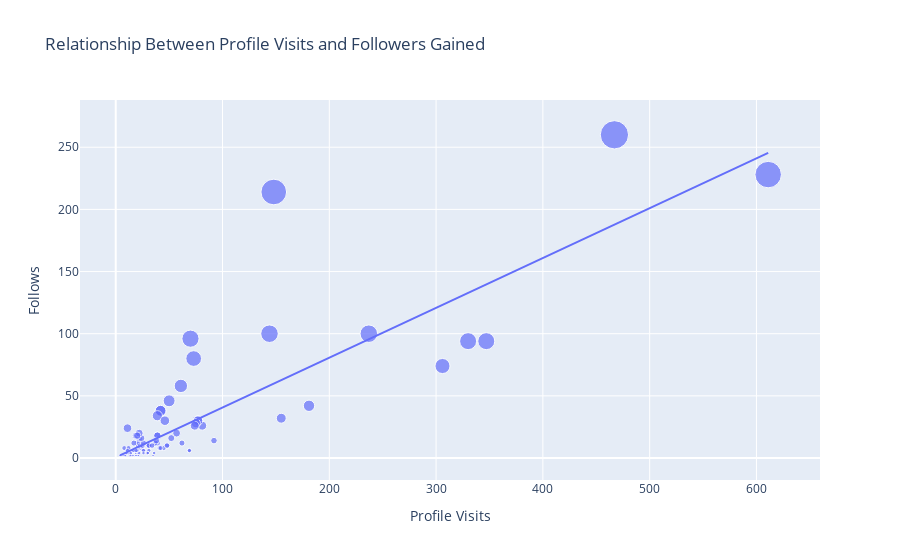

The code cell stored with this chart in its notebook:
### Code cell
#Let’s have a look at the relationship between the total profile visits and the number of followers gained from all profile visits
figure = px.scatter(data_frame = df, x="Profile Visits",
                    y="Follows", size="Follows", trendline="ols", 
                    title = "Relationship Between Profile Visits and Followers Gained")
figure.show()

### Figure 1 — Plotly figure (JSON) as saved in the notebook; plotly's stock layout.template omitted (floating-point values rounded to 4 significant figures)
{"data": [{"hovertemplate": "Profile Visits=%{x}<br>Follows=%{marker.size}<extra></extra>", "legendgroup": "", "marker": {"color": "#636efa", "size": [2, 10, 12, 8, 0, 2, 0, 6, 4, 6, 4, 0, 2, 4, 42, 6, 2, 2, 30, 0, 0, 24, 100, 2, 4, 6, 6, 6, 2, 2, 20, 2, 4, 8, 26, 2, 2, 4, 0, 2, 94, 8, 18, 10, 4, 4, 4, 4, 18, 38, 10, 12, 4, 4, 74, 0, 6, 6, 0, 6, 12, 10, 8, 8, 46, 12, 10, 94, 6, 10, 6, 4, 12, 16, 12, 8, 32, 8, 16, 6, 10, 10, 6, 2, 2, 30, 0, 4, 4, 18, 38, 10, 2, 4, 6, 6, 6, 2, 2, 14, 8, 14, 28, 18, 12, 34, 26, 260, 16, 96, 20, 30, 58, 100, 80, 18, 10, 214, 228], "sizemode": "area", "sizeref": 0.65, "symbol": "circle"}, "mode": "markers", "name": "", "orientation": "v", "showlegend": false, "type": "scatter", "x": [35, 48, 62, 23, 8, 9, 26, 12, 36, 31, 29, 15, 8, 20, 181, 17, 16, 21, 77, 10, 9, 11, 144, 14, 10, 19, 69, 11, 19, 9, 57, 13, 11, 24, 81, 4, 7, 14, 18, 8, 330, 21, 19, 32, 19, 21, 14, 30, 39, 42, 31, 20, 12, 22, 306, 13, 26, 16, 15, 15, 39, 21, 8, 45, 50, 37, 25, 347, 26, 48, 16, 26, 17, 52, 22, 41, 155, 12, 22, 20, 23, 25, 17, 16, 21, 77, 10, 14, 30, 39, 42, 31, 14, 10, 19, 69, 11, 19, 9, 38, 42, 92, 75, 21, 26, 39, 74, 467, 24, 70, 22, 46, 61, 237, 73, 20, 34, 148, 611], "xaxis": "x", "y": [2, 10, 12, 8, 0, 2, 0, 6, 4, 6, 4, 0, 2, 4, 42, 6, 2, 2, 30, 0, 0, 24, 100, 2, 4, 6, 6, 6, 2, 2, 20, 2, 4, 8, 26, 2, 2, 4, 0, 2, 94, 8, 18, 10, 4, 4, 4, 4, 18, 38, 10, 12, 4, 4, 74, 0, 6, 6, 0, 6, 12, 10, 8, 8, 46, 12, 10, 94, 6, 10, 6, 4, 12, 16, 12, 8, 32, 8, 16, 6, 10, 10, 6, 2, 2, 30, 0, 4, 4, 18, 38, 10, 2, 4, 6, 6, 6, 2, 2, 14, 8, 14, 28, 18, 12, 34, 26, 260, 16, 96, 20, 30, 58, 100, 80, 18, 10, 214, 228], "yaxis": "y"}, {"hovertemplate": "<b>OLS trendline</b><br>Follows = 0.400884 * Profile Visits + 0.46283<br>R<sup>2</sup>=0.727868<br><br>Profile Visits=%{x}<br>Follows=%{y} <b>(trend)</b><extra></extra>", "legendgroup": "", "marker": {"color": "#636efa", "symbol": "circle"}, "mode": "lines", "name": "", "showlegend": false, "type": "scatter", "x": [4, 7, 8, 8, 8, 8, 9, 9, 9, 9, 10, 10, 10, 10, 11, 11, 11, 11, 12, 12, 12, 13, 13, 14, 14, 14, 14, 14, 15, 15, 15, 16, 16, 16, 16, 17, 17, 17, 18, 19, 19, 19, 19, 19, 19, 20, 20, 20, 20, 21, 21, 21, 21, 21, 21, 22, 22, 22, 22, 23, 23, 24, 24, 25, 25, 26, 26, 26, 26, 26, 29, 30, 30, 31, 31, 31, 32, 34, 35, 36, 37, 38, 39, 39, 39, 39, 41, 42, 42, 42, 45, 46, 48, 48, 50, 52, 57, 61, 62, 69, 69, 70, 73, 74, 75, 77, 77, 81, 92, 144, 148, 155, 181, 237, 306, 330, 347, 467, 611], "xaxis": "x", "y": [2.066, 3.269, 3.67, 3.67, 3.67, 3.67, 4.071, 4.071, 4.071, 4.071, 4.472, 4.472, 4.472, 4.472, 4.873, 4.873, 4.873, 4.873, 5.273, 5.273, 5.273, 5.674, 5.674, 6.075, 6.075, 6.075, 6.075, 6.075, 6.476, 6.476, 6.476, 6.877, 6.877, 6.877, 6.877, 7.278, 7.278, 7.278, 7.679, 8.08, 8.08, 8.08, 8.08, 8.08, 8.08, 8.481, 8.481, 8.481, 8.481, 8.881, 8.881, 8.881, 8.881, 8.881, 8.881, 9.282, 9.282, 9.282, 9.282, 9.683, 9.683, 10.08, 10.08, 10.48, 10.48, 10.89, 10.89, 10.89, 10.89, 10.89, 12.09, 12.49, 12.49, 12.89, 12.89, 12.89, 13.29, 14.09, 14.49, 14.89, 15.3, 15.7, 16.1, 16.1, 16.1, 16.1, 16.9, 17.3, 17.3, 17.3, 18.5, 18.9, 19.71, 19.71, 20.51, 21.31, 23.31, 24.92, 25.32, 28.12, 28.12, 28.52, 29.73, 30.13, 30.53, 31.33, 31.33, 32.93, 37.34, 58.19, 59.79, 62.6, 73.02, 95.47, 123.1, 132.8, 139.6, 187.7, 245.4], "yaxis": "y"}], "layout": {"legend": {"itemsizing": "constant", "tracegroupgap": 0}, "title": {"text": "Relationship Between Profile Visits and Followers Gained"}, "xaxis": {"anchor": "y", "domain": [0, 1], "title": {"text": "Profile Visits"}}, "yaxis": {"anchor": "x", "domain": [0, 1], "title": {"text": "Follows"}}}}
